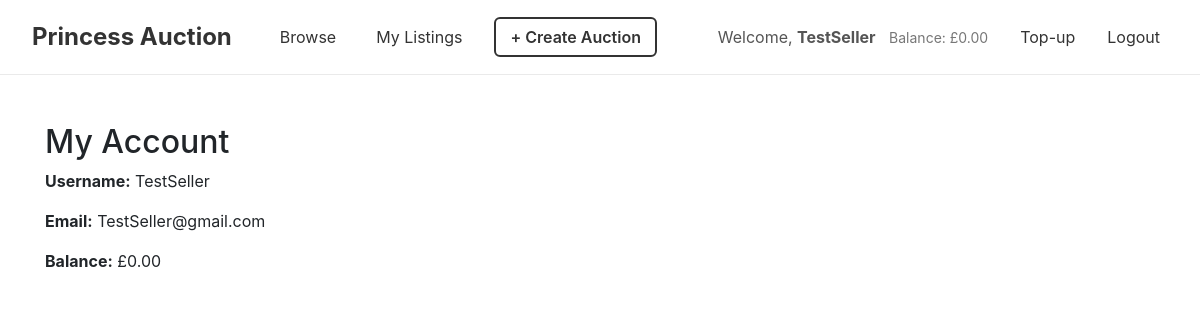
Page /myaccount.php (signed in) on the committed database.
### tables this page shows
CREATE TABLE `user` (
  `user_id` int(11) NOT NULL,
  `username` varchar(50) NOT NULL,
  `email` varchar(255) NOT NULL,
  `password_hash` varchar(255) NOT NULL,
  `account_type` enum('buyer','seller','admin') DEFAULT 'buyer',
  `created_at` datetime DEFAULT current_timestamp(),
  `balance` decimal(10,2) NOT NULL DEFAULT 0.00
);

### utilities.php (called while the page is built, shortened)
<?php
function hasRole($role) {
    return isset($_SESSION['roles']) && in_array($role, $_SESSION['roles']);
}

### myaccount.php (the view, shortened to what this page needs)
<?php
require_once 'header.php';
$connection = connectDB();
$user_id = (int)$_SESSION['user_id'];
$stmt = $connection->prepare("SELECT username, email, balance FROM user WHERE user_id = ?");
$stmt->bind_param("i", $user_id);
$stmt->execute();
$stmt->bind_result($username, $email, $balance);
?>
<div class="container my-5">
    <h2>My Account</h2>
    <p><strong>Username:</strong> <?php echo htmlspecialchars($username); ?></p>
    <p><strong>Email:</strong> <?php echo htmlspecialchars($email); ?></p>
    <p><strong>Balance:</strong> £<?php echo number_format($balance, 2); ?></p>
</div>
<?php include 'footer.php'; ?>

### header.php (shortened to what this page needs)
<?php
require_once("utilities.php");
if (!isset($connection)) {
    $connection = connectDB();
}
$current_url = $_SERVER['REQUEST_URI'] ?? 'index.php';
$user_balance = null;
if (isset($_SESSION['logged_in']) && $_SESSION['logged_in'] == true && isset($_SESSION['user_id'])) {
    $uid = (int)$_SESSION['user_id'];
    if ($stmt = $connection->prepare("SELECT balance FROM user WHERE user_id = ?")) {
        $stmt->bind_param("i", $uid);
        $stmt->execute();
        $stmt->bind_result($user_balance);
    }
}
?>
<!doctype html>
<html lang="en">
<head>
  <link rel="stylesheet" href="css/bootstrap.min.css">
  <link rel="stylesheet" href="https://cdnjs.cloudflare.com/ajax/libs/font-awesome/4.7.0/css/font-awesome.min.css">
  <link rel="stylesheet" href="https://cdnjs.cloudflare.com/ajax/libs/font-awesome/6.4.0/css/all.min.css">
  <link rel="stylesheet" href="css/custom.css">
</head>
<body>
<nav class="navbar navbar-expand-lg"
     style="background:#ffffff; border-bottom:1px solid #eaeaea; padding:14px 32px;">
  <a class="navbar-brand" href="index.php"
     style="font-size:24px; font-weight:700; color:#333; margin-right:40px;">
     Princess Auction
  </a>
  <div class="collapse navbar-collapse" id="mainNavbar">
    <ul class="navbar-nav" style="gap:24px; font-size:16px;">
      <li class="nav-item">
        <a class="nav-link" href="browse.php" style="color:#333;">Browse</a>
      </li>
      <?php if (hasRole('seller')): ?>
        <li class="nav-item"><a class="nav-link" href="mylistings.php" style="color:#333;">My Listings</a></li>
        <li class="nav-item">
            <a class="nav-link" href="create_auction.php"
               style="padding:6px 14px; border:2px solid #333; border-radius:6px; font-weight:600; color:#333;">
                + Create Auction
            </a>
        </li>
      <?php endif; ?>
    </ul>
  </div>
  <ul class="navbar-nav ml-auto" style="font-size:16px; gap:16px;">
    <?php if (isset($_SESSION['logged_in']) && $_SESSION['logged_in'] == true): ?>
        <li class="nav-item">
          <span class="nav-link" style="color:#555;">
            Welcome, <b><?php echo htmlspecialchars($_SESSION['username']); ?></b>
            <?php if ($user_balance !== null): ?>
              <span style="font-size:14px; color:#777;">
                Balance: £<?php echo number_format($user_balance, 2); ?>
              </span>
            <?php endif; ?>
          </span>
        </li>
        <li class="nav-item">
          <a class="nav-link"
             href="topup.php?return=<?php echo urlencode($current_url); ?>"
             style="color:#333;">
            Top-up
          </a>
        </li>
        <li class="nav-item">
          <a class="nav-link" href="logout.php" style="color:#333;">Logout</a>
        </li>
    <?php endif; ?>
  </ul>
</nav>

### rows in the picture
user: balance "0.00", username "TestSeller", email "TestSeller@gmail.com"

### other values in the picture
$_SESSION['username'] "TestSeller"
